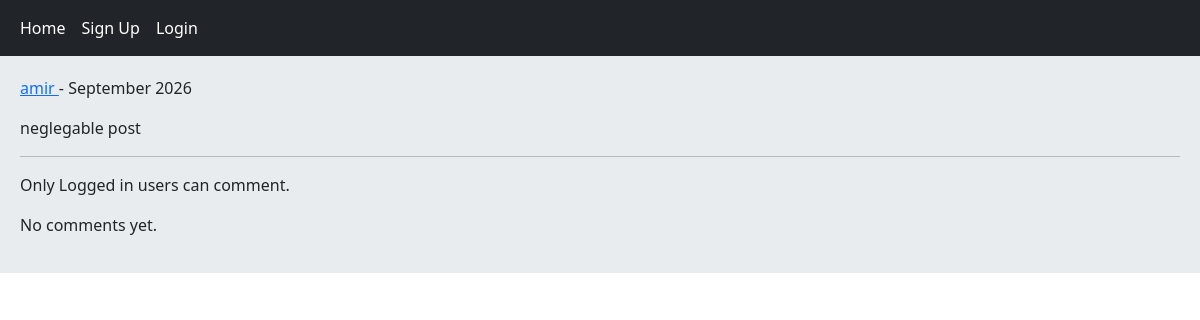
The app's page /post/2/neglegable-post/, older data.
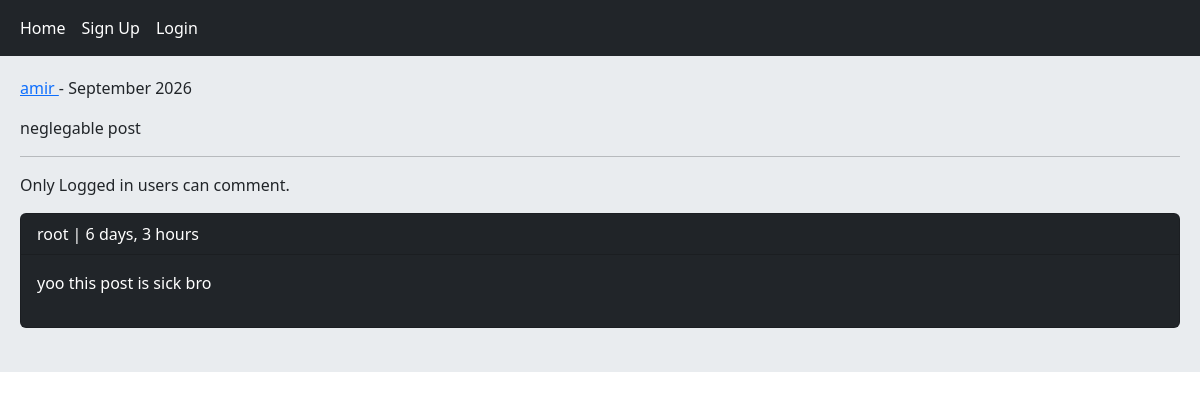
The same page, newer data.
### home/models.py (models this page shows, shortened)
class Comment(models.Model):
    user = models.ForeignKey(User, on_delete=models.CASCADE, related_name='ucomments')
    post = models.ForeignKey(Post, on_delete=models.CASCADE, related_name='pcomments') # if Comment class was declared above Post class, do ForeignKey('Post', ...) instead
    reply = models.ForeignKey('Comment', on_delete=models.CASCADE, related_name='rcomments', blank=True, null=True) # blank/null both make this filed empty (because not all comments have reply)
    is_reply = models.BooleanField(default=False)
    body = models.TextField(max_length=400)
    created = models.DateTimeField(auto_now_add=True)

### home/views.py (the view, shortened to what this page needs)
# urls.py: path('post/<int:post_id>/<slug:post_slug>/', views.PostDetailView.as_view(), name='post_detail'),
class PostDetailView(View):
    form_class = CommentCreateForm
    form_class_reply = CommentReplyForm
    def setup(self, request, *args, **kwargs):
        self.post_instance = get_object_or_404(Post, pk=kwargs['post_id'], slug=kwargs['post_slug'])
        return super().setup(request, *args, **kwargs)
    def get(self, request, *args, **kwargs):
        comments = self.post_instance.pcomments.filter(is_reply=False)
        return render(request, 'home/detail.html', {'post':self.post_instance, 'comments':comments, 'form':self.form_class, 'reply_form':self.form_class_reply})

### home/templates/home/detail.html (shortened to what this page needs)
{% extends 'base.html' %}
{% block content %}
    <p> <a href="{% url 'account:user_profile' post.user.id %}">{{ post.user.username }} </a> - {{ post.updated|date:"F Y" }} </p>
    <p>{{ post.body }}</p><hr/>
    {% if request.user.is_authenticated %}
        <form action="" method="post">
            {% csrf_token %}
            {{ form.as_p }}
            <input type="submit" value="Send">
        </form><br/>
    {% else %}
        <p>Only Logged in users can comment.</p>
    {% endif %}
    {% for comment in comments %}
        <div class="card bg-dark text-white">
            <p class="card-header">{{ comment.user }} | {{ comment.created|timesince }}</p>
            <p class="card-body">{{ comment.body }}</p>
        </div><br/>
    {% empty %}
        <p>No comments yet.</p>
    {% endfor %}
{% endblock %}

Row changes from the older to the newer data that the page shows:
added Comment: user "root", created "6 days, 3 hours", body "yoo this post is sick bro"
Text that changed along with them:
text no longer shown: "No comments yet."
